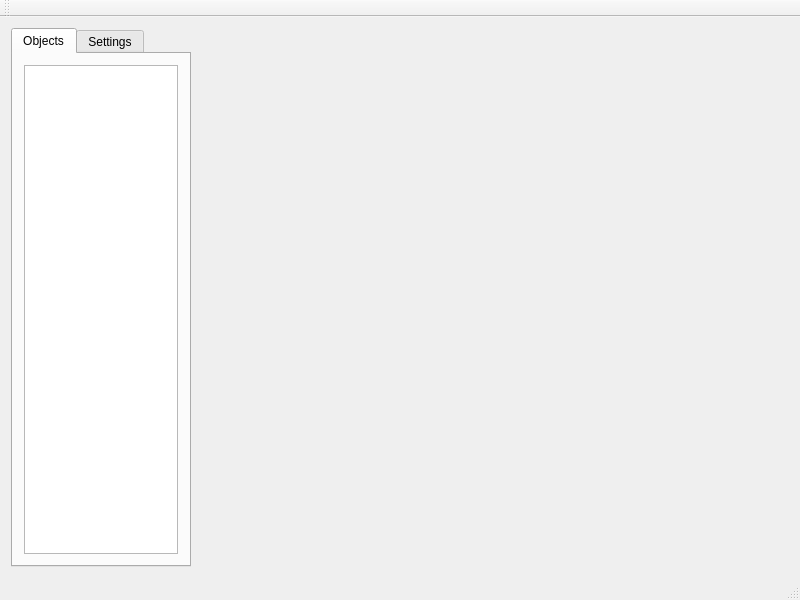
<?xml version="1.0" encoding="UTF-8"?>
<ui version="4.0">
 <class>SceneWindow</class>
 <widget class="QMainWindow" name="SceneWindow">
  <property name="geometry">
   <rect>
    <x>0</x>
    <y>0</y>
    <width>800</width>
    <height>600</height>
   </rect>
  </property>
  <property name="minimumSize">
   <size>
    <width>800</width>
    <height>600</height>
   </size>
  </property>
  <property name="windowTitle">
   <string>SceneWindow</string>
  </property>
  <property name="locale">
   <locale language="English" country="UnitedStates"/>
  </property>
  <widget class="QWidget" name="centralWidget">
   <layout class="QHBoxLayout" name="horizontalLayout">
    <item>
     <widget class="QTabWidget" name="resourcesWidget">
      <property name="maximumSize">
       <size>
        <width>180</width>
        <height>16777215</height>
       </size>
      </property>
      <property name="locale">
       <locale language="English" country="UnitedStates"/>
      </property>
      <property name="currentIndex">
       <number>0</number>
      </property>
      <widget class="QWidget" name="tab">
       <attribute name="title">
        <string>Objects</string>
       </attribute>
       <layout class="QHBoxLayout" name="horizontalLayout_2">
        <item>
         <widget class="QListWidget" name="listWidget"/>
        </item>
       </layout>
      </widget>
      <widget class="QWidget" name="tab_2">
       <attribute name="title">
        <string>Settings</string>
       </attribute>
      </widget>
     </widget>
    </item>
    <item>
     <spacer name="horizontalSpacer">
      <property name="orientation">
       <enum>Qt::Horizontal</enum>
      </property>
      <property name="sizeHint" stdset="0">
       <size>
        <width>40</width>
        <height>20</height>
       </size>
      </property>
     </spacer>
    </item>
   </layout>
  </widget>
  <widget class="QMenuBar" name="menuBar">
   <property name="geometry">
    <rect>
     <x>0</x>
     <y>0</y>
     <width>800</width>
     <height>21</height>
    </rect>
   </property>
  </widget>
  <widget class="QToolBar" name="mainToolBar">
   <attribute name="toolBarArea">
    <enum>TopToolBarArea</enum>
   </attribute>
   <attribute name="toolBarBreak">
    <bool>false</bool>
   </attribute>
  </widget>
  <widget class="QStatusBar" name="statusBar"/>
 </widget>
 <layoutdefault spacing="6" margin="11"/>
 <resources>
  <include location="MainWindow.qrc"/>
 </resources>
 <connections/>
</ui>
